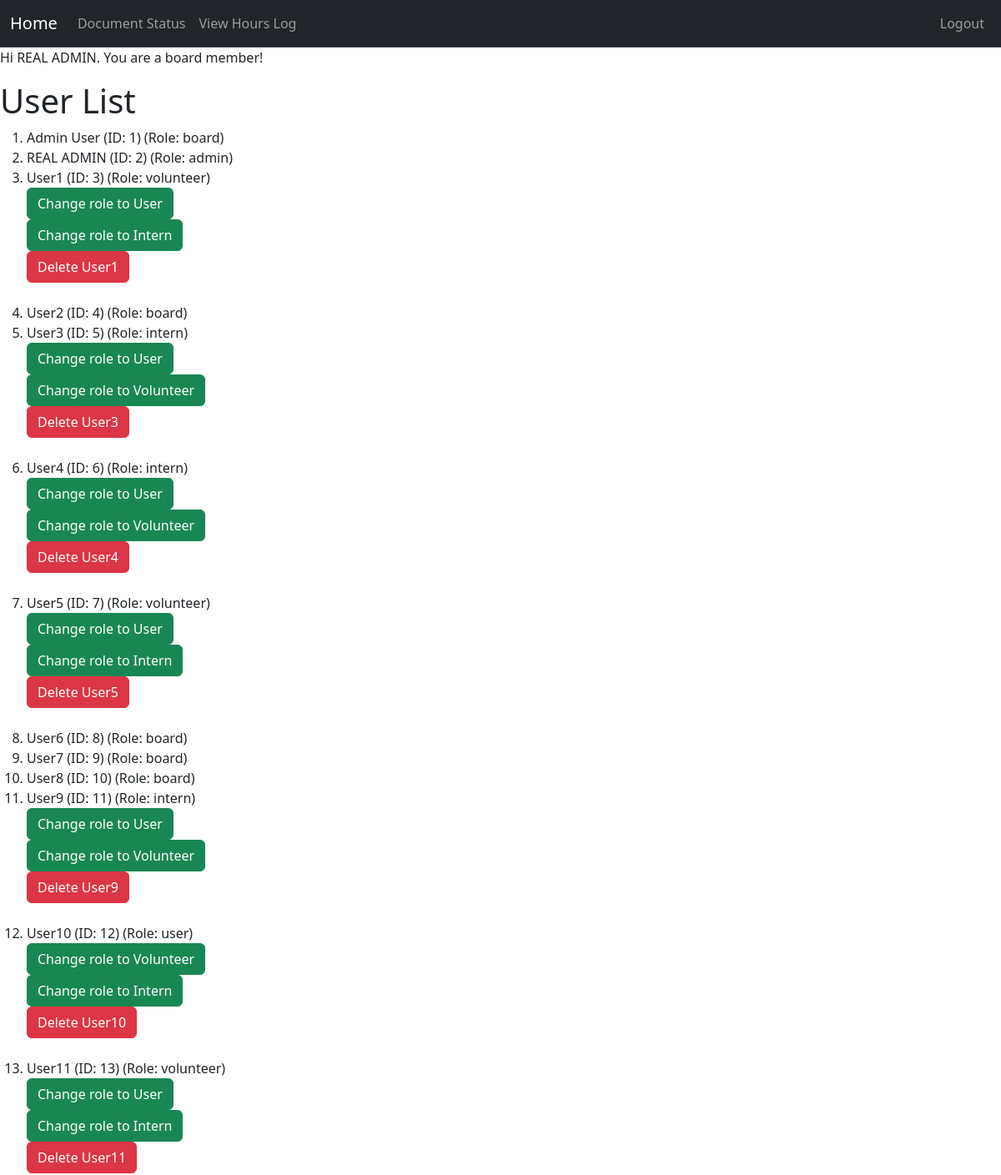
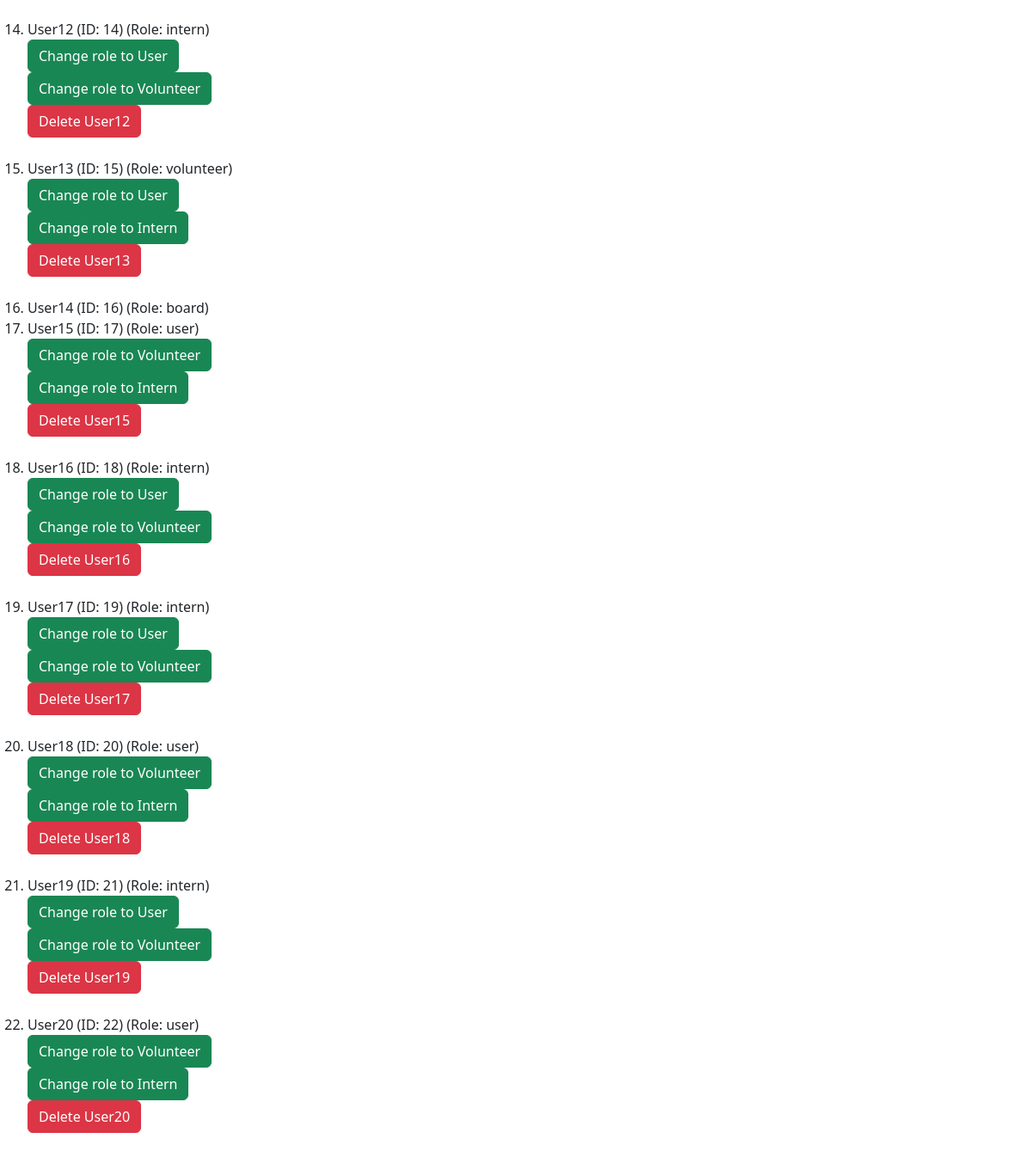
The app's page /board/dashboard (signed in) with its own data (2 pictures, top to bottom).
### project/models.py (models this page shows, shortened)
class User(db.Model, UserMixin):
    __tablename__ = 'users'
    id: Mapped[int] = mapped_column(primary_key=True)
    name: Mapped[str] = mapped_column()
    email: Mapped[str] = mapped_column(unique=True)
    password_hash: Mapped[str] = mapped_column(db.String(128))
    role: Mapped[str] = mapped_column(default="user")  # "user", "volunteer", " intern", "board"
    hours: Mapped[List["Hours"]] = relationship("Hours", back_populates="user", cascade="all, delete-orphan")
    documents: Mapped[List["Document"]] = relationship("Document", back_populates="user", cascade="all, delete-orphan")

### app.py (the view)
@app.route("/board/dashboard")
@login_required
@permission_required('board')
def board_dashboard():
    user = User.query.all()  # Get all users
    return render_template("board_home.html", user = user)

### project/models.py (called while the page is built)
@login_manager.user_loader
def load_user(user_id):
    return User.query.get(user_id)

### project/templates/board_home.html (shortened to what this page needs)
{% extends "base.html" %}
{% block content %}
<div class="jumbotron">
  {% if current_user.is_authenticated %}
    <p>Hi {{ current_user.name }}. You are a board member!</p>
  {% else %}
    <p>Please login or register!</p>
  {% endif %}
</div>
<h1>User List</h1>
  {% if user %}
    <ol>
      {% for user in user %}
      <li>
        {{ user.name }}
        <span class="id">(ID: {{ user.id }})</span>
        <span class="role">(Role: {{ user.role }})</span>
        {% if user.role != "admin" and user.role != "board" %}
          {% for role_choice in ['user', 'volunteer', 'intern'] %}
              {% if (user.role != role_choice)%}
                <form action="{{ url_for('upgrade_user') }}" method="post">
                  <button type="submit" class="btn btn-success">Change role to {{ role_choice|capitalize }}</button>
                </form>
              {% endif %}
          {% endfor %}
          <form action="{{ url_for('delete_user') }}" method="post">
            <button type="submit" class="btn btn-danger">Delete {{ user.name }}</button>
          </form>
          <br>
        {% endif %}
      </li>
      {% endfor %}
  {% else %}
      <li class="empty">No users added yet.</li>
  {% endif %}
{% endblock %}

### records on screen
User: name "REAL ADMIN", id "2", role "admin"
User: name "Admin User", id "1", role "board"
User: name "User1", id "3", role "volunteer", role_choice "User" "Intern"
User: name "User2", id "4", role "board"
User: name "User3", id "5", role "intern", role_choice "User" "Volunteer"
User: name "User4", id "6", role "intern", role_choice "User" "Volunteer"
User: name "User5", id "7", role "volunteer", role_choice "User" "Intern"
User: name "User6", id "8", role "board"
User: name "User7", id "9", role "board"
User: name "User8", id "10", role "board"
User: name "User9", id "11", role "intern", role_choice "User" "Volunteer"
User: name "User10", id "12", role "user", role_choice "Volunteer" "Intern"
User: name "User11", id "13", role "volunteer", role_choice "User" "Intern"
User: name "User12", id "14", role "intern", role_choice "User" "Volunteer"
User: name "User13", id "15", role "volunteer", role_choice "User" "Intern"
User: name "User14", id "16", role "board"
User: name "User15", id "17", role "user", role_choice "Volunteer" "Intern"
User: name "User16", id "18", role "intern", role_choice "User" "Volunteer"
User: name "User17", id "19", role "intern", role_choice "User" "Volunteer"
User: name "User18", id "20", role "user", role_choice "Volunteer" "Intern"
User: name "User19", id "21", role "intern", role_choice "User" "Volunteer"
User: name "User20", id "22", role "user", role_choice "Volunteer" "Intern"
